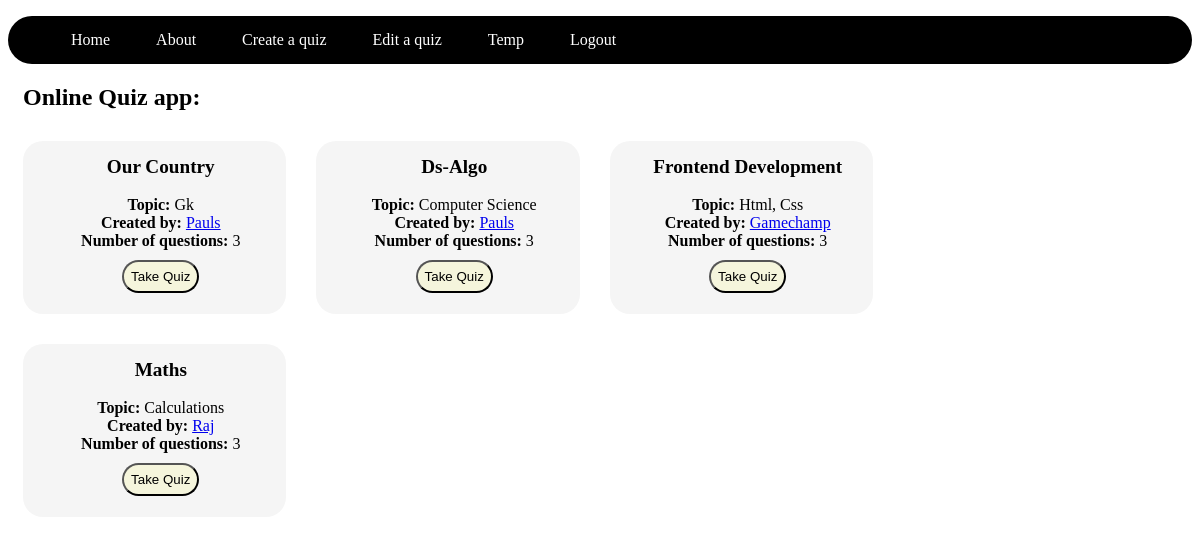
Screenshot of / (signed in) with the database file from the repository.
### mcq1/models.py (models this page shows, shortened)
class Quiz(models.Model):
    quiz_name = models.CharField(max_length=50, default=None)
    no_ques = models.IntegerField()
    author = models.ForeignKey('Usr', on_delete=models.CASCADE)
    topic = models.CharField(max_length=50)

class Usr(models.Model):
    user = models.OneToOneField(User, models.CASCADE, primary_key=True)
    is_student = models.BooleanField(default=False)
    is_teacher = models.BooleanField(default=False)
    def __str__(self):
        return self.user.username

### mcq1/views.py (the view)
# urls.py: path('', views.index, name='index'),
def index(request):
    quizzes = Quiz.objects.all()
    return render(request, 'mcq1/index.html', {'quizzes':quizzes})

### mcq1/templates/mcq1/index.html (shortened to what this page needs)
{% extends "mcq1/layout.html" %}
{% block content %}
<h2>Online Quiz app:</h2>
<div id="quiz_list">
{% for quiz in quizzes %}
<li><div class="container quiz_item">
    <div class="quiz_name"><b>{{ quiz.quiz_name|title }}</b></div><br>
    <strong>Topic:</strong>  {{ quiz.topic|title }}<br>
    <strong>Created by:</strong>  <a href={% url 'profile' pk=quiz.author.user.pk %}>{{ quiz.author|title }}</a><br>
    <strong>Number of questions:</strong>  {{ quiz.no_ques }}<br>
    <button type='button' class="quiz_btn"><a href={% url 'take_quiz' pk=quiz.pk %}>Take Quiz</a></button><br><br>
</div></li>
{% endfor %}
</div>
{% endblock %}

### mcq1/templates/mcq1/layout.html (shortened to what this page needs)
<!doctype html>
<html>
    {% load static %}
    <head>
        <link rel="stylesheet" href="{% static "css/styles.css" %}">
    </head>
    <body>
        <header>
        <nav class="navbar">
        <ul>
            <li><a href='/'>Home</a></li>
            <li><a href='/about/'>About</a></li>
            {% if user.is_authenticated %}
            <li><a href='/create_quiz/'>Create a quiz</a></li>
            <li><a href='/edit_quiz/'>Edit a quiz</a></li>
            {% endif %}
            {% if user.is_authenticated %}
            <li><a href={% url 'profile' pk=user.pk %}>{{ user.username|title }}</a></li>
            {% else %}
            <li><a href='/register/'>Register</a></li>
            {% endif %}
            <div class="righter">
            {% if user.is_authenticated %}
            <li><a href='/logout/'>Logout</a></li>
            {% else %}
            <li><a href='/login/'>Login</a></li>
            {% endif %}
            </div>
        </ul>
        </nav>
        </header>
        <div class="content">
        {% block content %}
        {% endblock %}
        </div>
    </body>
</html>

### mcq1/static/css/styles.css (style rules this page uses)
.navbar { background-color: black; border-radius: 25px; }
.navbar ul { overflow: auto; }
.navbar li { float: left; list-style: none; margin: 15px 20px; }
.navbar li a { padding: 3px 3px; text-decoration: none; color: white; }
.content { margin-left: 15px; }
.quiz_item { background-color: whitesmoke; margin-top: 10px; margin-bottom: 20px; margin-right: 30px; padding: 3px; padding-left: 15px; padding-top: 15px; border-radius: 20px; width: 21%; text-align: center; vertical-align: middle; float: left; }
.quiz_name { font-size: larger; }
#quiz_list li { list-style: none; }
.quiz_btn { background-color: beige; margin-top: 10px; padding: 7px; border-radius: 20px; }
.quiz_btn a { text-decoration: none; color: black; }

### rows the page displays
Quiz: quiz_name "Our Country", topic "Gk", author "Pauls", no_ques "3"
Quiz: quiz_name "Ds-Algo", topic "Computer Science", author "Pauls", no_ques "3"
Quiz: quiz_name "Frontend Development", topic "Html, Css", author "Gamechamp", no_ques "3"
Quiz: quiz_name "Maths", topic "Calculations", author "Raj", no_ques "3"

### other values shown
{{ user.username|title }} "Temp"
